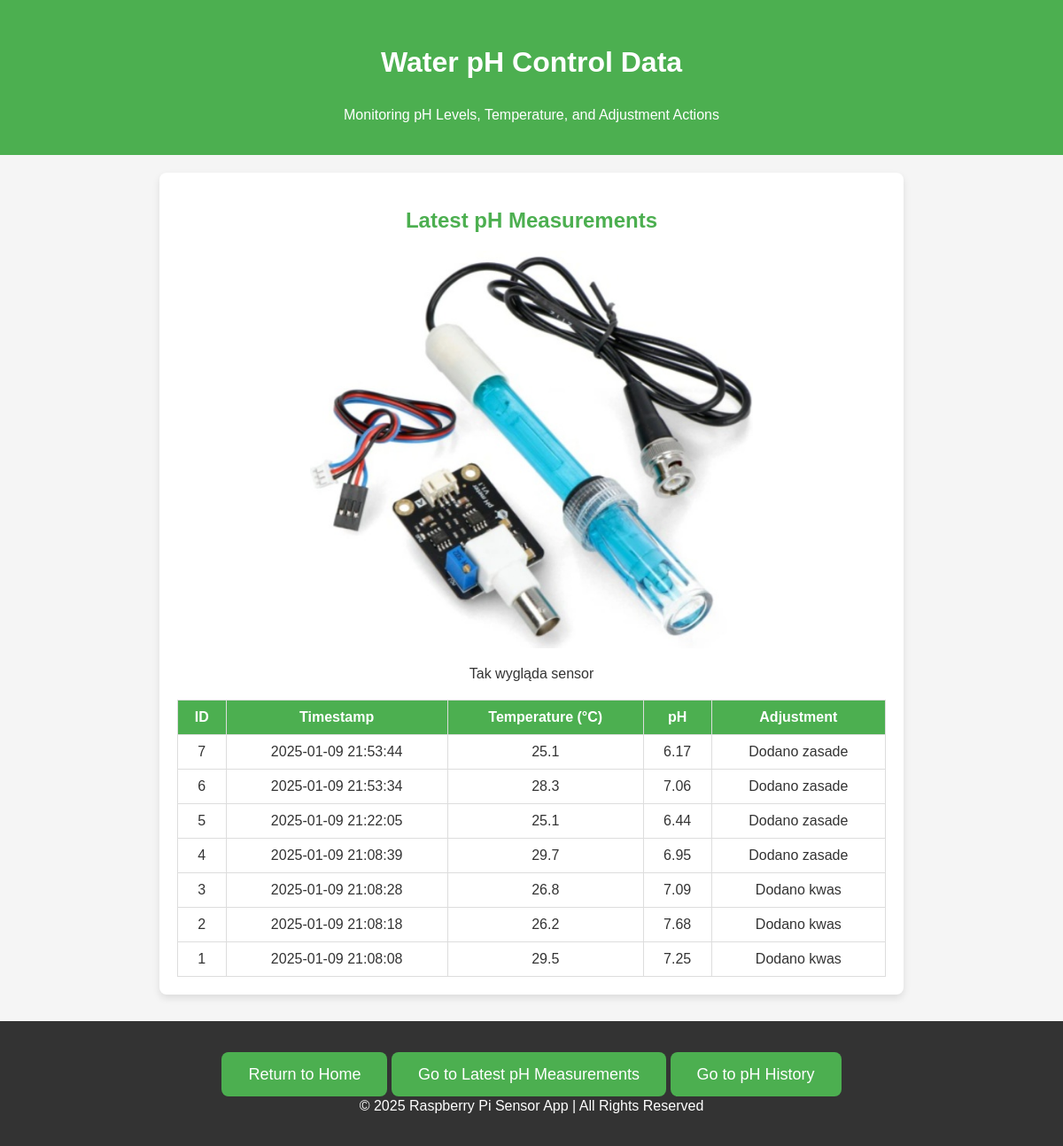
The app's page /aquarium with its own data.
### tables this page shows
CREATE TABLE water_control (
            id INTEGER PRIMARY KEY AUTOINCREMENT,
            timestamp DATETIME DEFAULT CURRENT_TIMESTAMP,
            ph REAL,
            adjustment TEXT,
            current_ph REAL,
            temperature REAL
        );

### app.py (the view)
@app.route('/aquarium')
def ph_measurements_page():
    conn = sqlite3.connect(DB_PATH)
    cursor = conn.cursor()
    cursor.execute("""
                   SELECT id, timestamp, temperature, ph, adjustment
                   FROM water_control
                   ORDER BY timestamp DESC LIMIT 20
                   """)
    measurements = cursor.fetchall()
    conn.close()
    return render_template('aquarium.html', measurements=measurements)

### templates/aquarium.html (shortened to what this page needs)
<!DOCTYPE html>
<html lang="en">
<head>
    <link rel="stylesheet" href="static/css/index.css">
</head>
<body>
    <header>
        <p class="welcome-msg">Water pH Control Data</p>
        <p>Monitoring pH Levels, Temperature, and Adjustment Actions</p>
    </header>
    <div class="container">
        <h2>Latest pH Measurements</h2>
        <div class="image-container">
            <img src="static/images/water_quality.jpg" alt="Water Quality" class="resized-image">
            <p>Tak wygląda sensor</p>
        </div>
        <table>
            <thead>
                <tr>
                    <th>ID</th>
                    <th>Timestamp</th>
                    <th>Temperature (&deg;C)</th>
                    <th>pH</th>
                    <th>Adjustment</th>
                </tr>
            </thead>
            <tbody>
                {% for measurement in measurements %}
                    <tr>
                        <td>{{ measurement[0] }}</td>
                        <td>{{ measurement[1] }}</td>
                        <td>{{ measurement[2] }}</td>
                        <td>{{ measurement[3] }}</td>
                        <td>{{ measurement[4] }}</td>
                    </tr>
                {% endfor %}
            </tbody>
        </table>
    </div>
    <footer>
        <div class="cta">
            <a href="/" class="button">Return to Home</a>
            <a href="/aquarium" class="button">Go to Latest pH Measurements</a>
            <a href="/aquarium_history" class="button">Go to pH History</a>
        </div>
        <p>&copy; 2025 Raspberry Pi Sensor App | All Rights Reserved</p>
    </footer>
</body>
</html>

### static/css/index.css (style rules this page uses)
body { font-family: Arial, sans-serif; margin: 0; padding: 0; background: #f5f5f5; color: #333; }
header { background: #4CAF50; color: white; padding: 20px 0; text-align: center; }
h1, h2 { color: #4CAF50; text-align: center; }
table { width: 100%; border-collapse: collapse; margin-top: 20px; }
table, th, td { border: 1px solid #ddd; }
th, td { padding: 10px; text-align: center; }
th { background: #4CAF50; color: white; }
.cta { text-align: center; margin-top: 30px; }
.cta a { background: #4CAF50; color: white; text-decoration: none; padding: 15px 30px; border-radius: 8px; font-size: 18px; }
.welcome-msg { color: white; font-size: 2rem; font-weight: bold; }
.container { max-width: 800px; margin: 20px auto; padding: 20px; background: white; border-radius: 8px; box-shadow: 0 4px 8px rgba(0, 0, 0, 0.1); }
footer { text-align: center; padding: 20px 0; background: #333; color: white; margin-top: 30px; }
.image-container { text-align: center; }
.resized-image { width: 100%; max-width: 500px; height: auto; }

### records on screen
water_control: id "7", timestamp "2025-01-09 21:53:44", temperature "25.1", ph "6.17", adjustment "Dodano zasade"
water_control: id "6", timestamp "2025-01-09 21:53:34", temperature "28.3", ph "7.06", adjustment "Dodano zasade"
water_control: id "5", timestamp "2025-01-09 21:22:05", temperature "25.1", ph "6.44", adjustment "Dodano zasade"
water_control: id "4", timestamp "2025-01-09 21:08:39", temperature "29.7", ph "6.95", adjustment "Dodano zasade"
water_control: id "3", timestamp "2025-01-09 21:08:28", temperature "26.8", ph "7.09", adjustment "Dodano kwas"
water_control: id "2", timestamp "2025-01-09 21:08:18", temperature "26.2", ph "7.68", adjustment "Dodano kwas"
water_control: id "1", timestamp "2025-01-09 21:08:08", temperature "29.5", ph "7.25", adjustment "Dodano kwas"
